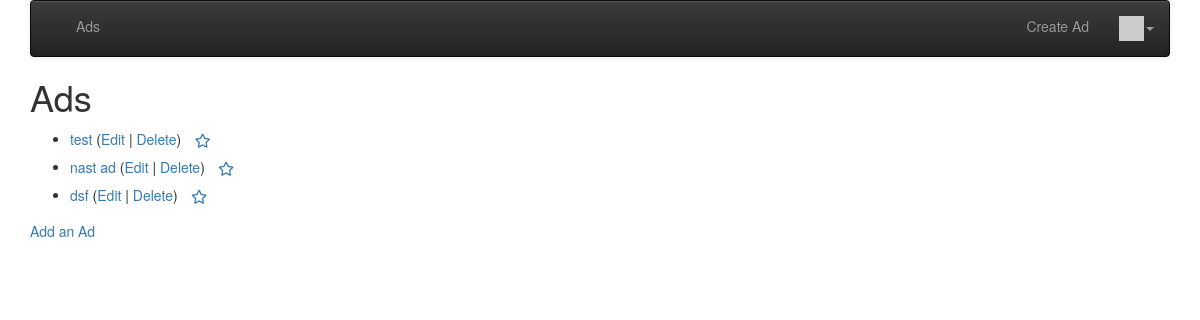
The app's page / (signed in), older data.
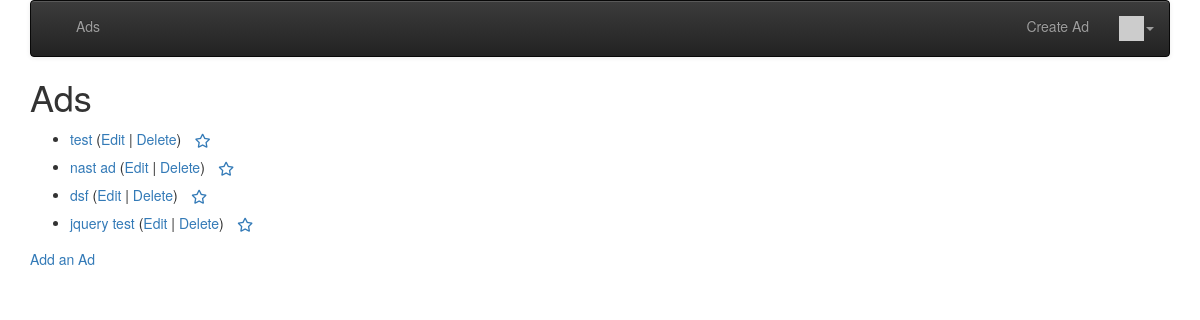
The same page, newer data.
### ads/models.py (models this page shows, shortened)
class Ad(models.Model) :
    title = models.CharField(
            max_length=200,
            validators=[MinLengthValidator(2, "Title must be greater than 2 characters")]
    )
    price = models.DecimalField(max_digits=7, decimal_places=2, null=True)
    text = models.TextField()
    owner = models.ForeignKey(settings.AUTH_USER_MODEL, on_delete=models.CASCADE)
    comments = models.ManyToManyField(settings.AUTH_USER_MODEL,
                                      through='Comment', related_name='comments_owned')
    created_at = models.DateTimeField(auto_now_add=True)
    updated_at = models.DateTimeField(auto_now=True)
    picture = models.BinaryField(null=True, editable=True)
    content_type = models.CharField(max_length=256, null=True, help_text='The MIMEType of the file')
    favorites = models.ManyToManyField(settings.AUTH_USER_MODEL, through='Fav', related_name='favorite_ads')

### ads/views.py (the view)
# urls.py: path('', views.AdListView.as_view(), name='all'),
class AdListView(OwnerListView): # edited during adding the "fav adds section"
    model = Ad
    template_name = "ads/ad_list.html"
    def get(self, request):
        ad_list = Ad.objects.all()
        favorites = list()
        if request.user.is_authenticated:
            rows = request.user.favorite_ads.values('id') # ids for all favorite_ads to this request_user
            print(rows)
            favorites = [row['id'] for row in rows]
        return render(request, self.template_name, {
            "ad_list" : ad_list,
            "favorites" : favorites,
        })

### ads/templatetags/app_tags.py (called while the page is built)
@register.filter(name='gravatar')
def gravatar(user, size=35):
    email = str(user.email.strip().lower()).encode('utf-8')
    email_hash = md5(email).hexdigest()
    url = "//www.gravatar.com/avatar/{0}?s={1}&d=identicon&r=PG"
    return url.format(email_hash, size)

### ads/templates/ads/ad_list.html (shortened to what this page needs)
{% extends "base_menu.html" %}
{% block content %}
<h1>Ads</h1>
<p>
{% if ad_list %}
<ul>
  {% for ad in ad_list %}
    <li>
        <a href="{% url 'ads:ad_detail'  ad.id %}">{{ ad.title }}</a>
        {% if ad.owner == user %}
        (<a href="{% url 'ads:ad_update' ad.id %}">Edit</a> |
        <a href="{% url 'ads:ad_delete' ad.id %}">Delete</a>)
        {% endif %}
        {% if user.is_authenticated %}
          <a href="#" onclick="FavAd('{% url 'ads:ad_favorite' ad.id %}', {{ad.id}}); return false;">
            <span class="fa-stack" style="vertical-align: middle;">
              <i class="fa fa-star-o fa-stack-1x"></i>
            </span>
          </a>
        {% endif %}
    </li>
  {% endfor %}
</ul>
{% else %}
  <p>There are no ads in the database.</p>
{% endif %}
</p>
<p>
<a href="{% url 'ads:ad_create' %}">Add an Ad</a>
</p>
{% endblock %}

### ads/templates/base_menu.html (shortened to what this page needs)
{% extends "base_bootstrap.html" %}
{% block navbar %}
{% load app_tags %}
<nav class="navbar navbar-default navbar-inverse">
  <div class="container-fluid">
    <div class="navbar-header">
        <a class="navbar-brand" href="/">{{ settings.APP_NAME }}</a>
    </div>
    <ul class="nav navbar-nav">
      {% url 'ads' as ads %}
      <li {% if request.get_full_path == ads %}class="active"{% endif %}>
          <a href="{% url 'ads:all' %}">Ads</a></li>
    </ul>
    <ul class="nav navbar-nav navbar-right">
        {% if user.is_authenticated %}
        <li>
        <a href="{% url 'ads:ad_create' %}">Create Ad</a>
        </li>
        <li class="dropdown">
            <a href="#" data-toggle="dropdown" class="dropdown-toggle">
                <img style="width: 25px;" src="{{ user|gravatar:60 }}"/><b class="caret"></b>
            </a>
        </li>
        {% else %}
        <li>
        <a href="{% url 'login' %}?next={% url 'ads:all' %}">Login</a>
        </li>
        {% endif %}
    </ul>
  </div>
</nav>
{% endblock %}

### ads/templates/base_bootstrap.html (shortened to what this page needs)
<!DOCTYPE html>
<html>
<head>
<link rel="stylesheet"
    href="https://maxcdn.bootstrapcdn.com/bootstrap/3.4.0/css/bootstrap.min.css"
>
<link rel="stylesheet"
    href="https://maxcdn.bootstrapcdn.com/bootstrap/3.4.0/css/bootstrap-theme.min.css"
>
<link rel="stylesheet"
    href="https://code.jquery.com/ui/1.12.1/themes/ui-lightness/jquery-ui.css"
>
<link rel="stylesheet" href="https://use.fontawesome.com/releases/v5.8.1/css/all.css">
<link rel="stylesheet" href="https://use.fontawesome.com/releases/v5.8.1/css/v4-shims.css">
{% load static %}
</head>
<body>
<div class="container">
{% block navbar %} {% endblock %}
{% block content %}
{% endblock %}
</div>
</body>
</html>

Row changes from the older to the newer data that the page shows:
added Ad: title "jquery test", shows "Edit"
